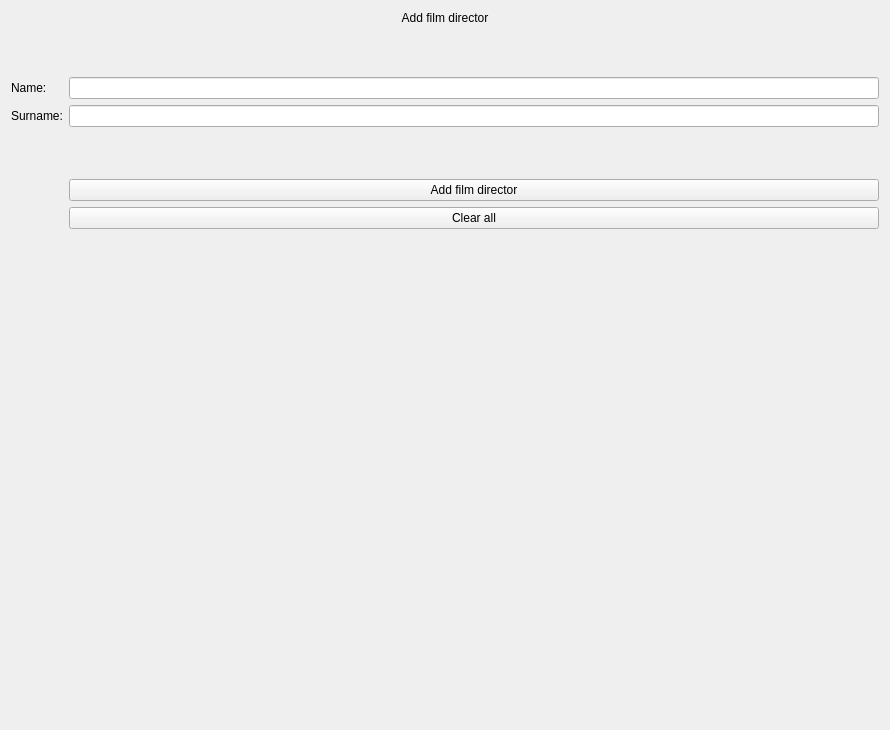
<?xml version="1.0" encoding="UTF-8"?>
<ui version="4.0">
 <class>addFilmDirector_window</class>
 <widget class="QWidget" name="addFilmDirector_window">
  <property name="geometry">
   <rect>
    <x>0</x>
    <y>0</y>
    <width>890</width>
    <height>730</height>
   </rect>
  </property>
  <property name="windowTitle">
   <string>Form</string>
  </property>
  <layout class="QFormLayout" name="formLayout">
   <item row="2" column="0">
    <widget class="QLabel" name="filmDirectorName_label">
     <property name="text">
      <string>Name:</string>
     </property>
    </widget>
   </item>
   <item row="0" column="0" colspan="2">
    <widget class="QLabel" name="addFilmDirector_label">
     <property name="text">
      <string>Add film director</string>
     </property>
     <property name="alignment">
      <set>Qt::AlignCenter</set>
     </property>
    </widget>
   </item>
   <item row="1" column="0" colspan="2">
    <spacer name="verticalSpacer">
     <property name="orientation">
      <enum>Qt::Vertical</enum>
     </property>
     <property name="sizeType">
      <enum>QSizePolicy::Preferred</enum>
     </property>
     <property name="sizeHint" stdset="0">
      <size>
       <width>20</width>
       <height>40</height>
      </size>
     </property>
    </spacer>
   </item>
   <item row="2" column="1">
    <widget class="QLineEdit" name="filmDirectorName_lineEdit"/>
   </item>
   <item row="3" column="0">
    <widget class="QLabel" name="filmDirectorSurame_label">
     <property name="text">
      <string>Surname:</string>
     </property>
    </widget>
   </item>
   <item row="3" column="1">
    <widget class="QLineEdit" name="filmDirectorSurname_lineEdit"/>
   </item>
   <item row="5" column="1">
    <widget class="QPushButton" name="addFilmDirector_button_1">
     <property name="text">
      <string>Add film director</string>
     </property>
    </widget>
   </item>
   <item row="6" column="1">
    <widget class="QPushButton" name="clearAll_button">
     <property name="text">
      <string>Clear all</string>
     </property>
    </widget>
   </item>
   <item row="4" column="0" colspan="2">
    <spacer name="verticalSpacer_2">
     <property name="orientation">
      <enum>Qt::Vertical</enum>
     </property>
     <property name="sizeType">
      <enum>QSizePolicy::Preferred</enum>
     </property>
     <property name="sizeHint" stdset="0">
      <size>
       <width>20</width>
       <height>40</height>
      </size>
     </property>
    </spacer>
   </item>
  </layout>
 </widget>
 <resources/>
 <connections/>
</ui>
